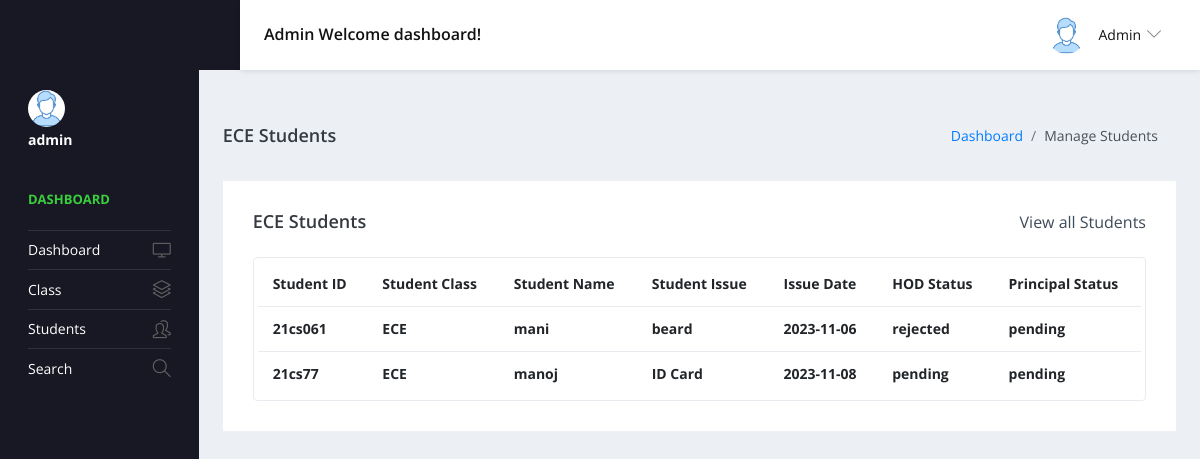
The page /admin/ece.php (signed in) on the database its author committed.
### tables this page shows
CREATE TABLE `tblstudent` (
  `ID` int(10) NOT NULL,
  `StudentName` varchar(200) DEFAULT NULL,
  `StudentEmail` varchar(200) DEFAULT NULL,
  `Gender` varchar(50) DEFAULT NULL,
  `DOB` date DEFAULT NULL,
  `StuID` varchar(200) DEFAULT NULL,
  `FatherName` mediumtext DEFAULT NULL,
  `MotherName` mediumtext DEFAULT NULL,
  `ContactNumber` bigint(10) DEFAULT NULL,
  `AltenateNumber` bigint(10) DEFAULT NULL,
  `Address` mediumtext DEFAULT NULL,
  `UserName` varchar(200) DEFAULT NULL,
  `Password` varchar(200) DEFAULT NULL,
  `Image` varchar(200) DEFAULT NULL,
  `DateofAdmission` date DEFAULT current_timestamp(),
  `status` varchar(10) NOT NULL DEFAULT 'pending',
  `StudentClass` char(100) DEFAULT NULL,
  `principalstatus` varchar(100) NOT NULL DEFAULT 'pending'
);

### admin/ece.php (the view, shortened to what this page needs)
<?php
include('includes/dbconnection.php');
?>
<!DOCTYPE html>
<html lang="en">
  <head>
    <link rel="stylesheet" href="vendors/simple-line-icons/css/simple-line-icons.css">
    <link rel="stylesheet" href="vendors/flag-icon-css/css/flag-icon.min.css">
    <link rel="stylesheet" href="vendors/css/vendor.bundle.base.css">
    <link rel="stylesheet" href="./vendors/daterangepicker/daterangepicker.css">
    <link rel="stylesheet" href="./vendors/chartist/chartist.min.css">
    <link rel="stylesheet" href="./css/style.css">
  </head>
  <body>
    <div class="container-scroller">
      <?php include_once('includes/header.php');?>
      <div class="container-fluid page-body-wrapper">
        <?php include_once('includes/sidebar.php');?>
          <div class="content-wrapper">
             <div class="page-header">
              <h3 class="page-title"> ECE Students </h3>
              <nav aria-label="breadcrumb">
                <ol class="breadcrumb">
                  <li class="breadcrumb-item"><a href="dashboard.php">Dashboard</a></li>
                  <li class="breadcrumb-item active" aria-current="page"> Manage Students</li>
                </ol>
              </nav>
            </div>
            <div class="row">
              <div class="col-md-12 grid-margin stretch-card">
                <div class="card">
                  <div class="card-body">
                    <div class="d-sm-flex align-items-center mb-4">
                      <h4 class="card-title mb-sm-0">ECE Students</h4>
                      <a href="#" class="text-dark ml-auto mb-3 mb-sm-0"> View all Students</a>
                    </div>
                    <div class="table-responsive border rounded p-1">
                      <table class="table">
                        <thead>
                          <tr>
                            <th class="font-weight-bold">Student ID</th>
                            <th class="font-weight-bold">Student Class</th>
                            <th class="font-weight-bold">Student Name</th>
                            <th class="font-weight-bold">Student Issue</th>
                            <th class="font-weight-bold">Issue Date</th>
                            <th class="font-weight-bold">HOD Status</th>
                            <th class="font-weight-bold">Principal Status</th>
                          </tr>
                        </thead>
                        <tbody>
<?php
     include('includes/dbconnection.php');
$sql = "SELECT * FROM tblstudent WHERE StudentClass = '4'";
$result = $dbh->query($sql);
if ($result->rowCount() > 0) {
    while ($rows = $result->fetch(PDO::FETCH_ASSOC)) {
        echo "<tr>";
        echo "<th class='font-weight-bold'>" . $rows["StuID"] . "</th>";?>
        <th>
        <?php if ($rows['StudentClass'] == '4') {
          echo"ECE";
        }?></th>
        <?php
        echo "<th class='font-weight-bold'>" . $rows["StudentName"] . "</th>";
        echo "<th class='font-weight-bold'>" . $rows["StudentEmail"] . "</th>";
        echo "<th class='font-weight-bold'>" . $rows["DateofAdmission"] . "</th>";
        echo "<th class='font-weight-bold'>" . $rows["status"] . "</th>";
        echo "<th class='font-weight-bold'>" . $rows["principalstatus"] . "</th>";
        echo "</tr>";
    }
    echo "</table>";
} else {
    echo "No ECE students found.";
}
?>
</div>

### admin/includes/header.php (shortened to what this page needs)
 <nav class="navbar default-layout-navbar col-lg-12 col-12 p-0 fixed-top d-flex flex-row">
        <div class="navbar-brand-wrapper d-flex align-items-center">
          <a class="navbar-brand brand-logo" href="dashboard.php">
          </a>
        </div><?php
         $aid= $_SESSION['sturecmsaid'];
$sql="SELECT * from tbladmin where ID=:aid";
$query = $dbh -> prepare($sql);
$query->bindParam(':aid',$aid,PDO::PARAM_STR);
$query->execute();
$results=$query->fetchAll(PDO::FETCH_OBJ);
$cnt=1;
if($query->rowCount() > 0)
{
foreach($results as $row)
{               ?>
        <div class="navbar-menu-wrapper d-flex align-items-center flex-grow-1">
          <h5 class="mb-0 font-weight-medium d-none d-lg-flex"><?php  echo htmlentities($row->AdminName);?> Welcome dashboard!</h5>
          <ul class="navbar-nav navbar-nav-right ml-auto">
            <li class="nav-item dropdown d-none d-xl-inline-flex user-dropdown">
              <a class="nav-link dropdown-toggle" id="UserDropdown" href="#" data-toggle="dropdown" aria-expanded="false">
                <img class="img-xs rounded-circle ml-2" src="images/faces/face8.jpg" alt="Profile image"> <span class="font-weight-normal"> <?php  echo htmlentities($row->AdminName);?> </span></a>
                <?php $cnt=$cnt+1;}} ?>
            </li>
          </ul>
        </div>
      </nav>

### rows shown on the page
tblstudent: StuID "21cs061", StudentClass "ECE", StudentName "mani", StudentEmail "beard", DateofAdmission "2023-11-06", status "rejected", principalstatus "pending"
tblstudent: StuID "21cs77", StudentClass "ECE", StudentName "manoj", StudentEmail "ID Card", DateofAdmission "2023-11-08", status "pending", principalstatus "pending"

### other values the page prints
$row->AdminName "Admin"
